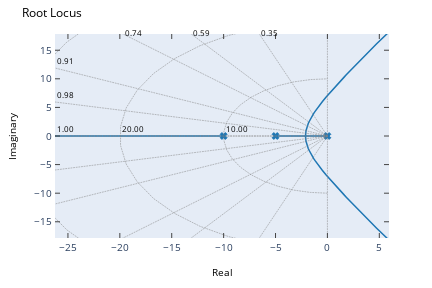

Notebook cell for this chart:
### Markdown cell above
Kontrol proportzionala beharrezkoa da, sistema egonkortzeko.

Egonkortasuna Erroen kokaera erabiliz

### Code cell
ct.rlocus(g);
f=plt.gcf();py.iplot_mpl(f)

### Figure 1 — Plotly figure (JSON) as saved in the notebook; plotly's stock layout.template omitted (floating-point values rounded to 4 significant figures)
{"data": [{"marker": {"color": "#1F77B4", "line": {"color": "#1F77B4", "width": 1}, "opacity": 1, "size": 6, "symbol": "x"}, "mode": "markers", "name": "_line0", "type": "scatter", "x": [-10, -5, 0], "xaxis": "x", "y": [0, 0, 0], "yaxis": "y"}, {"line": {"color": "rgba (31, 119, 180, 1)", "dash": "solid", "width": 1.5}, "mode": "lines", "name": "rootlocus", "type": "scatter", "x": [-10, -10.23, -10.43, -10.61, -10.65, -10.69, -10.73, -10.77, -10.87, -10.97, -11.06, -11.14, -11.23, -11.31, -11.39, -11.46, -11.75, -12.0, -12.33, -12.63, -12.9, -13.15, -13.38, -13.6, -13.81, -14.01, -14.72, -15.33, -15.87, -16.36, -16.8, -17.22, -17.6, -17.96, -18.31, -18.63, -18.94, -19.24, -19.52, -19.79, -20.05, -20.31, -20.55, -20.79, -21.02, -21.24, -21.46, -21.67, -21.88, -22.08, -22.27, -22.46, -22.65, -22.83, -23.01, -23.19, -23.36, -23.53, -23.7, -23.86, -24.02, -24.18, -24.33, -24.49, -24.64, -24.78, -24.93, -25.07, -25.22, -25.35, -25.49, -25.63, -48.74, -98.92, -207.2], "xaxis": "x", "y": [0, 0, 0, 0, 0, 0, 0, 0, 0, 0, 0, 0, 0, 0, 0, 0, 0, 0, 0, 0, 0, 0, 0, 0, 0, 0, 0, 0, 0, 0, 0, 0, 0, 0, 0, 0, 0, 0, 0, 0, 0, 0, 0, 0, 0, 0, 0, 0, 0, 0, 0, 0, 0, 0, 0, 0, 0, 0, 0, 0, 0, 0, 0, 0, 0, 0, 0, 0, 0, 0, 0, 0, 0, 0, 0], "yaxis": "y"}, {"line": {"color": "rgba (31, 119, 180, 1)", "dash": "solid", "width": 1.5}, "mode": "lines", "name": "rootlocus", "type": "scatter", "x": [-5, -4.514, -3.997, -3.39, -3.205, -2.992, -2.724, -2.113, -2.064, -2.017, -1.972, -1.929, -1.887, -1.846, -1.807, -1.769, -1.626, -1.498, -1.334, -1.187, -1.052, -0.9261, -0.809, -0.6989, -0.5948, -0.4959, -0.1418, 0.1632, 0.4335, 0.6775, 0.901, 1.108, 1.301, 1.482, 1.653, 1.815, 1.97, 2.118, 2.259, 2.396, 2.527, 2.653, 2.776, 2.894, 3.009, 3.12, 3.229, 3.335, 3.438, 3.538, 3.636, 3.732, 3.825, 3.917, 4.007, 4.095, 4.181, 4.266, 4.349, 4.431, 4.511, 4.59, 4.667, 4.743, 4.818, 4.892, 4.965, 5.037, 5.108, 5.177, 5.246, 5.314, 16.87, 41.96, 96.1], "xaxis": "x", "y": [0, 0, 0, 0, 0, 0, 0, -7.727e-08, -0.9259, -1.301, -1.583, -1.817, -2.02, -2.201, -2.364, -2.515, -3.024, -3.435, -3.913, -4.315, -4.666, -4.979, -5.262, -5.523, -5.764, -5.988, -6.768, -7.415, -7.973, -8.468, -8.914, -9.323, -9.7, -10.05, -10.38, -10.69, -10.99, -11.27, -11.54, -11.79, -12.04, -12.28, -12.51, -12.73, -12.94, -13.15, -13.35, -13.54, -13.73, -13.92, -14.1, -14.27, -14.45, -14.61, -14.78, -14.94, -15.1, -15.25, -15.4, -15.55, -15.7, -15.84, -15.98, -16.12, -16.25, -16.39, -16.52, -16.65, -16.78, -16.9, -17.03, -17.15, -37.55, -81.18, -175.0], "yaxis": "y"}, {"line": {"color": "rgba (31, 119, 180, 1)", "dash": "solid", "width": 1.5}, "mode": "lines", "name": "rootlocus", "type": "scatter", "x": [0, -0.2606, -0.5772, -1.004, -1.145, -1.316, -1.543, -2.113, -2.064, -2.017, -1.972, -1.929, -1.887, -1.846, -1.807, -1.769, -1.626, -1.498, -1.334, -1.187, -1.052, -0.9261, -0.809, -0.6989, -0.5948, -0.4959, -0.1418, 0.1632, 0.4335, 0.6775, 0.901, 1.108, 1.301, 1.482, 1.653, 1.815, 1.97, 2.118, 2.259, 2.396, 2.527, 2.653, 2.776, 2.894, 3.009, 3.12, 3.229, 3.335, 3.438, 3.538, 3.636, 3.732, 3.825, 3.917, 4.007, 4.095, 4.181, 4.266, 4.349, 4.431, 4.511, 4.59, 4.667, 4.743, 4.818, 4.892, 4.965, 5.037, 5.108, 5.177, 5.246, 5.314, 16.87, 41.96, 96.1], "xaxis": "x", "y": [0, 0, 0, 0, 0, 0, 0, 7.727e-08, 0.9259, 1.301, 1.583, 1.817, 2.02, 2.201, 2.364, 2.515, 3.024, 3.435, 3.913, 4.315, 4.666, 4.979, 5.262, 5.523, 5.764, 5.988, 6.768, 7.415, 7.973, 8.468, 8.914, 9.323, 9.7, 10.05, 10.38, 10.69, 10.99, 11.27, 11.54, 11.79, 12.04, 12.28, 12.51, 12.73, 12.94, 13.15, 13.35, 13.54, 13.73, 13.92, 14.1, 14.27, 14.45, 14.61, 14.78, 14.94, 15.1, 15.25, 15.4, 15.55, 15.7, 15.84, 15.98, 16.12, 16.25, 16.39, 16.52, 16.65, 16.78, 16.9, 17.03, 17.15, 37.55, 81.18, 175.0], "yaxis": "y"}, {"line": {"color": "rgba (128, 128, 128, 1)", "dash": "1.85px,0.8px", "width": 0.5}, "mode": "lines", "name": "_line4", "type": "scatter", "x": [0, -30], "xaxis": "x", "y": [0, 81.55], "yaxis": "y"}, {"line": {"color": "rgba (128, 128, 128, 1)", "dash": "1.85px,0.8px", "width": 0.5}, "mode": "lines", "name": "_line5", "type": "scatter", "x": [0, -30], "xaxis": "x", "y": [0, -81.55], "yaxis": "y"}, {"line": {"color": "rgba (128, 128, 128, 1)", "dash": "1.85px,0.8px", "width": 0.5}, "mode": "lines", "name": "_line6", "type": "scatter", "x": [0, -30], "xaxis": "x", "y": [0, 40.77], "yaxis": "y"}, {"line": {"color": "rgba (128, 128, 128, 1)", "dash": "1.85px,0.8px", "width": 0.5}, "mode": "lines", "name": "_line7", "type": "scatter", "x": [0, -30], "xaxis": "x", "y": [0, -40.77], "yaxis": "y"}, {"line": {"color": "rgba (128, 128, 128, 1)", "dash": "1.85px,0.8px", "width": 0.5}, "mode": "lines", "name": "_line8", "type": "scatter", "x": [0, -30], "xaxis": "x", "y": [0, 27.18], "yaxis": "y"}, {"line": {"color": "rgba (128, 128, 128, 1)", "dash": "1.85px,0.8px", "width": 0.5}, "mode": "lines", "name": "_line9", "type": "scatter", "x": [0, -30], "xaxis": "x", "y": [0, -27.18], "yaxis": "y"}, {"line": {"color": "rgba (128, 128, 128, 1)", "dash": "1.85px,0.8px", "width": 0.5}, "mode": "lines", "name": "_line10", "type": "scatter", "x": [0, -30], "xaxis": "x", "y": [0, 13.59], "yaxis": "y"}, {"line": {"color": "rgba (128, 128, 128, 1)", "dash": "1.85px,0.8px", "width": 0.5}, "mode": "lines", "name": "_line11", "type": "scatter", "x": [0, -30], "xaxis": "x", "y": [0, -13.59], "yaxis": "y"}, {"line": {"color": "rgba (128, 128, 128, 1)", "dash": "1.85px,0.8px", "width": 0.5}, "mode": "lines", "name": "_line12", "type": "scatter", "x": [0, -30], "xaxis": "x", "y": [0, 6.796], "yaxis": "y"}, {"line": {"color": "rgba (128, 128, 128, 1)", "dash": "1.85px,0.8px", "width": 0.5}, "mode": "lines", "name": "_line13", "type": "scatter", "x": [0, -30], "xaxis": "x", "y": [0, -6.796], "yaxis": "y"}, {"line": {"color": "rgba (128, 128, 128, 1)", "dash": "1.85px,0.8px", "width": 0.5}, "mode": "lines", "name": "_line14", "type": "scatter", "x": [0, -30], "xaxis": "x", "y": [0, 3.674e-15], "yaxis": "y"}, {"line": {"color": "rgba (128, 128, 128, 1)", "dash": "1.85px,0.8px", "width": 0.5}, "mode": "lines", "name": "_line15", "type": "scatter", "x": [0, -30], "xaxis": "x", "y": [0, -3.674e-15], "yaxis": "y"}, {"line": {"color": "rgba (128, 128, 128, 1)", "dash": "1.85px,0.8px", "width": 0.5}, "mode": "lines", "name": "_line16", "type": "scatter", "x": [0, 0], "xaxis": "x", "y": [-17.84, 17.84], "yaxis": "y"}, {"line": {"color": "rgba (128, 128, 128, 1)", "dash": "1.85px,0.8px", "width": 0.5}, "mode": "lines", "name": "_line17", "type": "scatter", "x": [-1.837e-15, -4.938, -9.741, -14.28, -18.43, -22.07, -25.11, -27.47, -29.08, -29.9, -29.9, -29.08, -27.47, -25.11, -22.07, -18.43, -14.28, -9.741, -4.938, -1.837e-15], "xaxis": "x", "y": [-30, -29.59, -28.37, -26.38, -23.67, -20.32, -16.41, -12.05, -7.365, -2.477, 2.477, 7.365, 12.05, 16.41, 20.32, 23.67, 26.38, 28.37, 29.59, 30], "yaxis": "y"}, {"line": {"color": "rgba (128, 128, 128, 1)", "dash": "1.85px,0.8px", "width": 0.5}, "mode": "lines", "name": "_line18", "type": "scatter", "x": [-1.225e-15, -3.292, -6.494, -9.519, -12.28, -14.71, -16.74, -18.32, -19.39, -19.93, -19.93, -19.39, -18.32, -16.74, -14.71, -12.28, -9.519, -6.494, -3.292, -1.225e-15], "xaxis": "x", "y": [-20, -19.73, -18.92, -17.59, -15.78, -13.55, -10.94, -8.034, -4.91, -1.652, 1.652, 4.91, 8.034, 10.94, 13.55, 15.78, 17.59, 18.92, 19.73, 20], "yaxis": "y"}, {"line": {"color": "rgba (128, 128, 128, 1)", "dash": "1.85px,0.8px", "width": 0.5}, "mode": "lines", "name": "_line19", "type": "scatter", "x": [-6.123e-16, -1.646, -3.247, -4.759, -6.142, -7.357, -8.372, -9.158, -9.694, -9.966, -9.966, -9.694, -9.158, -8.372, -7.357, -6.142, -4.759, -3.247, -1.646, -6.123e-16], "xaxis": "x", "y": [-10, -9.864, -9.458, -8.795, -7.891, -6.773, -5.469, -4.017, -2.455, -0.8258, 0.8258, 2.455, 4.017, 5.469, 6.773, 7.891, 8.795, 9.458, 9.864, 10], "yaxis": "y"}], "layout": {"annotations": [{"align": "left", "font": {"color": "#000000", "size": 8}, "opacity": 1, "showarrow": false, "text": "0.35", "x": -6.562, "xanchor": "left", "xref": "x", "y": 16.77, "yanchor": "bottom", "yref": "y"}, {"align": "left", "font": {"color": "#000000", "size": 8}, "opacity": 1, "showarrow": false, "text": "0.59", "x": -13.12, "xanchor": "left", "xref": "x", "y": 16.77, "yanchor": "bottom", "yref": "y"}, {"align": "left", "font": {"color": "#000000", "size": 8}, "opacity": 1, "showarrow": false, "text": "0.74", "x": -19.68, "xanchor": "left", "xref": "x", "y": 16.77, "yanchor": "bottom", "yref": "y"}, {"align": "left", "font": {"color": "#000000", "size": 8}, "opacity": 1, "showarrow": false, "text": "0.91", "x": 1.697e-16, "xanchor": "left", "xref": "paper", "y": 0.8312, "yanchor": "bottom", "yref": "paper"}, {"align": "left", "font": {"color": "#000000", "size": 8}, "opacity": 1, "showarrow": false, "text": "0.98", "x": 1.697e-16, "xanchor": "left", "xref": "paper", "y": 0.665, "yanchor": "bottom", "yref": "paper"}, {"align": "left", "font": {"color": "#000000", "size": 8}, "opacity": 1, "showarrow": false, "text": "1.00", "x": 1.697e-16, "xanchor": "left", "xref": "paper", "y": 0.4987, "yanchor": "bottom", "yref": "paper"}, {"align": "left", "font": {"color": "#000000", "size": 8}, "opacity": 1, "showarrow": false, "text": "20.00", "x": -20, "xanchor": "left", "xref": "x", "y": 0, "yanchor": "bottom", "yref": "y"}, {"align": "left", "font": {"color": "#000000", "size": 8}, "opacity": 1, "showarrow": false, "text": "10.00", "x": -10, "xanchor": "left", "xref": "x", "y": 0, "yanchor": "bottom", "yref": "y"}], "autosize": false, "height": 288, "hovermode": "closest", "margin": {"b": 36, "l": 54, "pad": 0, "r": 43, "t": 34}, "showlegend": false, "title": {"font": {"color": "#000000", "size": 12}, "text": "Root Locus"}, "width": 432, "xaxis": {"anchor": "y", "domain": [0, 1], "mirror": "ticks", "nticks": 9, "range": [-26.25, 5.933], "showgrid": false, "showline": true, "side": "bottom", "tickfont": {"size": 10}, "ticks": "inside", "title": {"font": {"color": "#000000", "size": 10}, "text": "Real"}, "type": "linear", "zeroline": false}, "yaxis": {"anchor": "x", "domain": [0, 1], "mirror": "ticks", "nticks": 9, "range": [-17.84, 17.84], "showgrid": false, "showline": true, "side": "left", "tickfont": {"size": 10}, "ticks": "inside", "title": {"font": {"color": "#000000", "size": 10}, "text": "Imaginary"}, "type": "linear", "zeroline": false}}}
